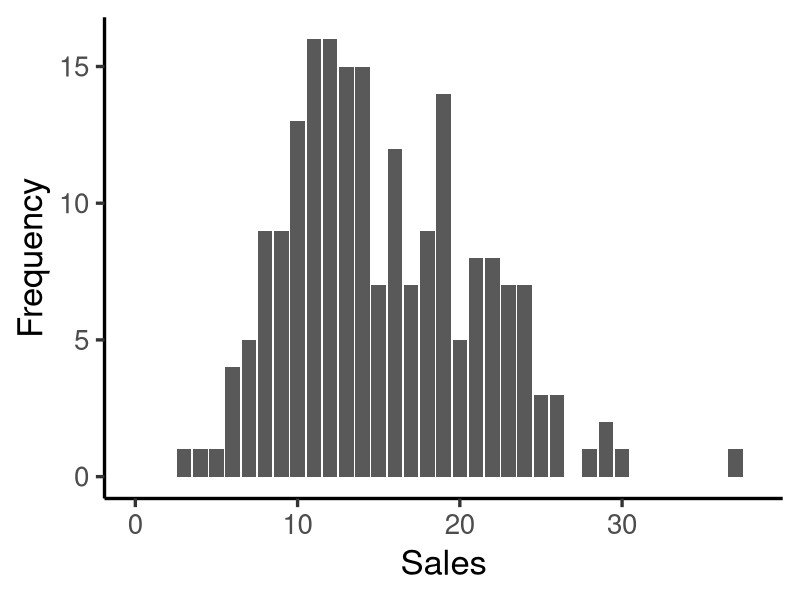
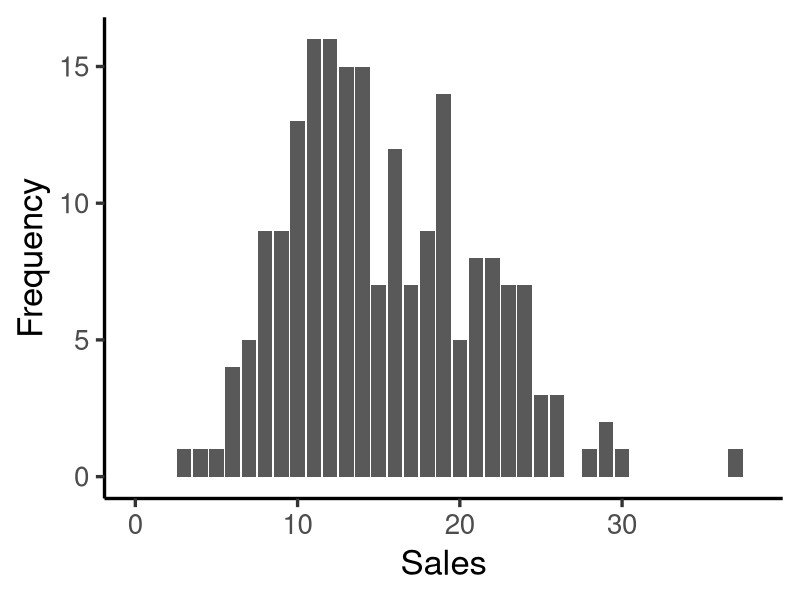

Here is the R script that generated these plots, in order:
# Script: Poisson_Regression_Analysis.R
# Description: This script generates synthetic sales data and fits a Poisson regression model.

# Load necessary library
library(tidyverse)
library(mgcv)

# Set seed for reproducibility
set.seed(99)

# Flag to control image generation
generate_pdf <- TRUE  # Set to TRUE to save the plot

# Number of observations
n_obs <- 200

# Generate synthetic data
new_data <- tibble(
  review_score = round(runif(n_obs, min = 3, max = 5), 1),  # Random review scores between 3 and 5
  price = rnorm(n_obs, 70, 10),  # Random price
  promotion = sample(c("Yes", "No"), size = n_obs, replace = TRUE),  # Random promotion status
  purchases = rpois(n_obs, lambda = 7 * (review_score - 2) + ifelse(promotion == "Yes", 2, 0))  # Poisson-distributed purchases
)

# Display the first few rows of the generated data
print(head(new_data))

# Plot histogram of purchases
poisson_plot <- ggplot(data = new_data, aes(x = purchases)) +
  theme_classic(base_size = 25) +
  xlim(0, 38) +
  geom_bar() +
  xlab("Sales") +
  ylab("Frequency")

# Save plot if enabled
if (generate_pdf) {
  ggsave("plots/poisson_plot.png", plot = poisson_plot, width = 8, height = 8)
}

# Display the plot
poisson_plot

# Fit Poisson regression model
mod <- gam(data = new_data, family = poisson(link = "log"), 
           formula = purchases ~ review_score + promotion + price)

# Print model summary
print(summary(mod))
